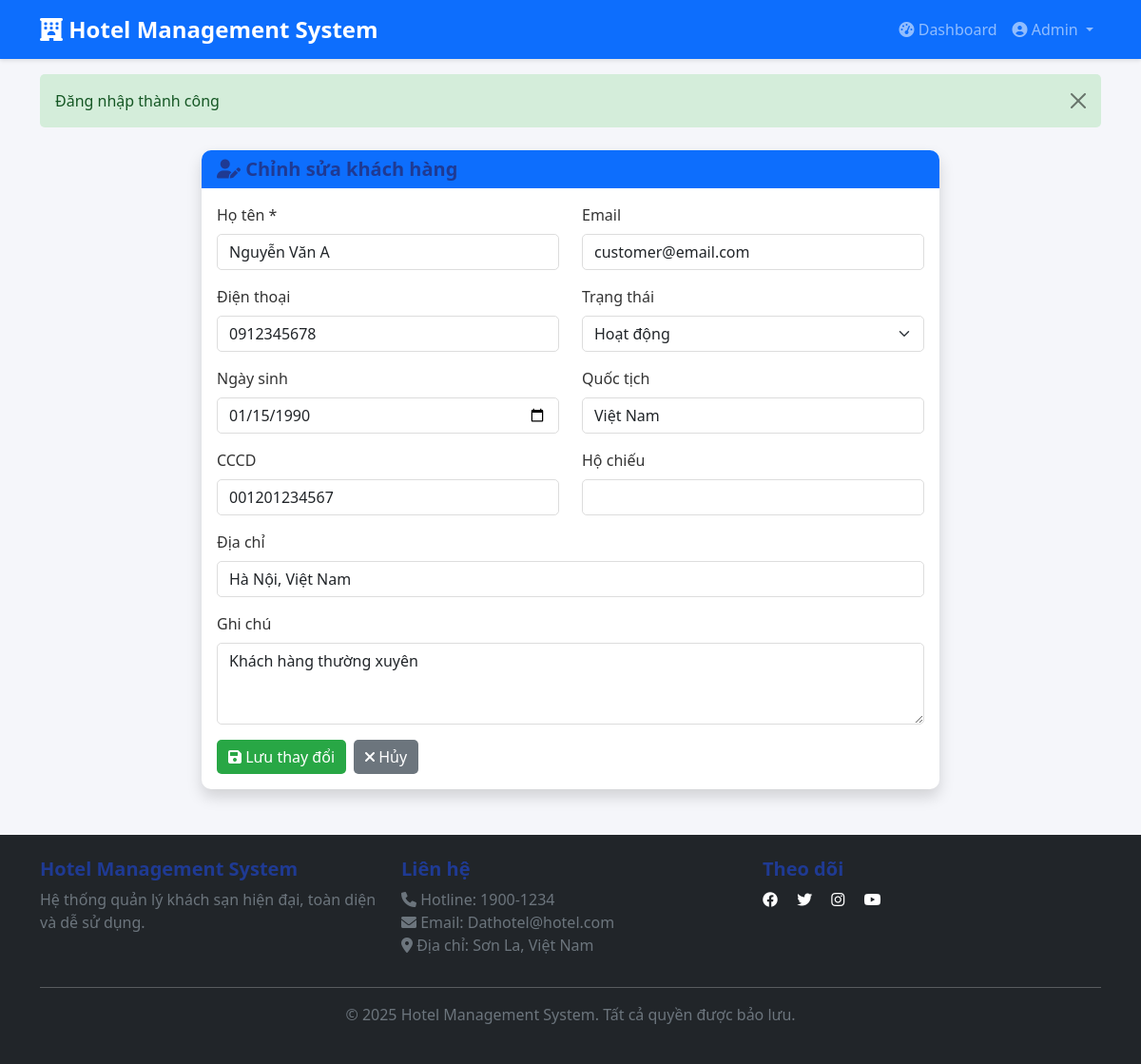
Page /modules/admin/customers/edit.php?id=1 (signed in) on the committed database.
### tables this page shows
CREATE TABLE IF NOT EXISTS customers (
    id INT PRIMARY KEY AUTO_INCREMENT,
    user_id INT UNIQUE NOT NULL,
    id_card VARCHAR(20),
    passport VARCHAR(20),
    address NVARCHAR(255),
    date_of_birth DATE,
    nationality NVARCHAR(50),
    notes TEXT,
    created_at TIMESTAMP DEFAULT CURRENT_TIMESTAMP,
    FOREIGN KEY (user_id) REFERENCES users(id) ON DELETE CASCADE,
    INDEX idx_id_card (id_card),
    INDEX idx_passport (passport)
);

CREATE TABLE IF NOT EXISTS users (
    id INT PRIMARY KEY AUTO_INCREMENT,
    username VARCHAR(50) UNIQUE NOT NULL,
    password VARCHAR(255) NOT NULL,
    email VARCHAR(100) UNIQUE NOT NULL,
    full_name NVARCHAR(100),
    phone VARCHAR(20),
    role ENUM('admin', 'staff', 'customer') DEFAULT 'customer',
    status ENUM('active', 'inactive') DEFAULT 'active',
    created_at TIMESTAMP DEFAULT CURRENT_TIMESTAMP,
    last_login TIMESTAMP NULL,
    INDEX idx_username (username),
    INDEX idx_email (email),
    INDEX idx_role (role),
    INDEX idx_status (status)
);

### includes/functions.php (called while the page is built, shortened)
<?php
function esc($text) {
    return htmlspecialchars($text, ENT_QUOTES, 'UTF-8');
}
?>

### modules/admin/customers/edit.php (the view, shortened to what this page needs)
<?php
require_once '../../../config/database.php';
require_once '../../../includes/functions.php';
$customer_id = $_GET['id'] ?? 0;
$customer = null;
try {
    $stmt = $pdo->prepare("
        SELECT c.*, u.id as user_id, u.username, u.email, u.phone, u.full_name, u.status
        FROM customers c
        JOIN users u ON c.user_id = u.id
        WHERE c.id = :id
    ");
    $stmt->execute(['id' => $customer_id]);
    $customer = $stmt->fetch();
} catch (PDOException $e) {
    error_log($e->getMessage());
    redirect('index.php', 'Không thể tải dữ liệu khách hàng', 'danger');
}
?>
<?php include_once ROOT_PATH . 'includes/header.php'; ?>
<div class="container-fluid mt-4">
    <div class="row">
        <div class="col-md-8 offset-md-2">
            <div class="card shadow">
                <div class="card-header bg-primary text-white">
                    <h5 class="mb-0"><i class="fas fa-user-edit"></i> Chỉnh sửa khách hàng</h5>
                </div>
                <div class="card-body">
                    <form method="POST">
                        <div class="row">
                            <div class="col-md-6 mb-3">
                                <label class="form-label">Họ tên *</label>
                                <input type="text" name="full_name" class="form-control" required
                                       value="<?php echo esc($_POST['full_name'] ?? $customer['full_name']); ?>">
                            </div>
                            <div class="col-md-6 mb-3">
                                <label class="form-label">Email</label>
                                <input type="email" name="email" class="form-control"
                                       value="<?php echo esc($_POST['email'] ?? $customer['email']); ?>">
                            </div>
                        </div>
                        <div class="row">
                            <div class="col-md-6 mb-3">
                                <label class="form-label">Điện thoại</label>
                                <input type="text" name="phone" class="form-control"
                                       value="<?php echo esc($_POST['phone'] ?? $customer['phone']); ?>">
                            </div>
                            <div class="col-md-6 mb-3">
                                <label class="form-label">Trạng thái</label>
                                <select name="status" class="form-select">
                                    <option value="active" <?php echo ($_POST['status'] ?? $customer['status']) === 'active' ? 'selected' : ''; ?>>Hoạt động</option>
                                </select>
                            </div>
                        </div>
                        <div class="row">
                            <div class="col-md-6 mb-3">
                                <label class="form-label">Ngày sinh</label>
                                <input type="date" name="date_of_birth" class="form-control"
                                       value="<?php echo esc($_POST['date_of_birth'] ?? ($customer['date_of_birth'] ?? '')); ?>">
                            </div>
                            <div class="col-md-6 mb-3">
                                <label class="form-label">Quốc tịch</label>
                                <input type="text" name="nationality" class="form-control"
                                       value="<?php echo esc($_POST['nationality'] ?? $customer['nationality']); ?>">
                            </div>
                        </div>
                        <div class="row">
                            <div class="col-md-6 mb-3">
                                <label class="form-label">CCCD</label>
                                <input type="text" name="id_card" class="form-control"
                                       value="<?php echo esc($_POST['id_card'] ?? $customer['id_card']); ?>">
                            </div>
                            <div class="col-md-6 mb-3">
                                <label class="form-label">Hộ chiếu</label>
                                <input type="text" name="passport" class="form-control"
                                       value="<?php echo esc($_POST['passport'] ?? $customer['passport']); ?>">
                            </div>
                        </div>
                        <div class="mb-3">
                            <label class="form-label">Địa chỉ</label>
                            <input type="text" name="address" class="form-control"
                                   value="<?php echo esc($_POST['address'] ?? $customer['address']); ?>">
                        </div>
                        <div class="mb-3">
                            <label class="form-label">Ghi chú</label>
                            <textarea name="notes" class="form-control" rows="3"><?php echo esc($_POST['notes'] ?? $customer['notes']); ?></textarea>
                        </div>
                        <div class="d-flex gap-2">
                            <button type="submit" class="btn btn-success">
                                <i class="fas fa-save"></i> Lưu thay đổi
                            </button>
                            <a href="view.php?id=<?php echo $customer_id; ?>" class="btn btn-secondary">
                                <i class="fas fa-times"></i> Hủy
                            </a>
                        </div>
                    </form>
                </div>
            </div>
        </div>
    </div>
</div>
<?php include_once ROOT_PATH . 'includes/footer.php'; ?>

### assets/css/style.css (style rules this page uses)
:root { --primary-color: #007bff; --success-color: #28a745; --danger-color: #dc3545; --warning-color: #ffc107; --info-color: #17a2b8; --light-color: #f8f9fa; --dark-color: #343a40; }
* { margin: 0; padding: 0; box-sizing: border-box; }
body { font-family: 'Segoe UI', Tahoma, Geneva, Verdana, sans-serif; color: #333; background-color: #f5f6fa; }
h1, h2, h3, h4, h5, h6 { font-weight: 600; color: #1f3a93; }
.card { border: none; border-radius: 10px; box-shadow: 0 2px 8px rgba(0, 0, 0, 0.1); transition: all 0.3s ease; }
.card-header { border-radius: 10px 10px 0 0 !important; border: none; font-weight: 600; }
.btn { border-radius: 5px; font-weight: 500; transition: all 0.3s ease; border: none; }
.btn-success { background-color: var(--success-color); }
.form-control, .form-select { border-radius: 5px; border: 1px solid #ddd; transition: border-color 0.3s ease; }
.gap-2 { gap: 0.5rem; }
a { color: var(--primary-color); text-decoration: none; transition: color 0.3s ease; }

### rows in the picture
customers: full_name "Nguyễn Văn A", email "customer@email.com", phone "0912345678", date_of_birth "01/15/1990", nationality "Việt Nam", id_card "001201234567", address "Hà Nội, Việt Nam", notes "Khách hàng thường xuyên"
users: status "Hoạt động"

### other values in the picture
APP_NAME "Hotel Management System"
$_SESSION['full_name'] "Admin"
$flash['message'] "Đăng nhập thành công"
